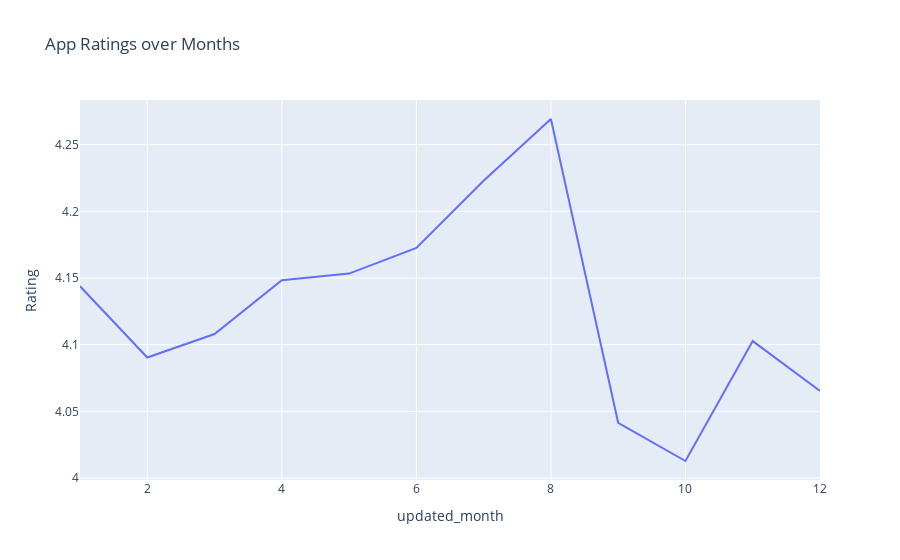

The code cell stored with this chart in its notebook:
### Code cell
#Prepare the plot
fig = pt.line(df5, y='Rating',x='updated_month', title='App Ratings over Months')
fig.show()

### Figure 1 — Plotly figure (JSON) as saved in the notebook; plotly's stock layout.template omitted (floating-point values rounded to 4 significant figures)
{"data": [{"hovertemplate": "updated_month=%{x}<br>Rating=%{y}<extra></extra>", "legendgroup": "", "line": {"color": "#636efa", "dash": "solid"}, "marker": {"symbol": "circle"}, "mode": "lines", "name": "", "orientation": "v", "showlegend": false, "type": "scatter", "x": [1, 2, 3, 4, 5, 6, 7, 8, 9, 10, 11, 12], "xaxis": "x", "y": [4.144, 4.09, 4.108, 4.148, 4.153, 4.173, 4.223, 4.269, 4.041, 4.013, 4.103, 4.065], "yaxis": "y"}], "layout": {"legend": {"tracegroupgap": 0}, "title": {"text": "App Ratings over Months"}, "xaxis": {"anchor": "y", "domain": [0, 1], "title": {"text": "updated_month"}}, "yaxis": {"anchor": "x", "domain": [0, 1], "title": {"text": "Rating"}}}}
